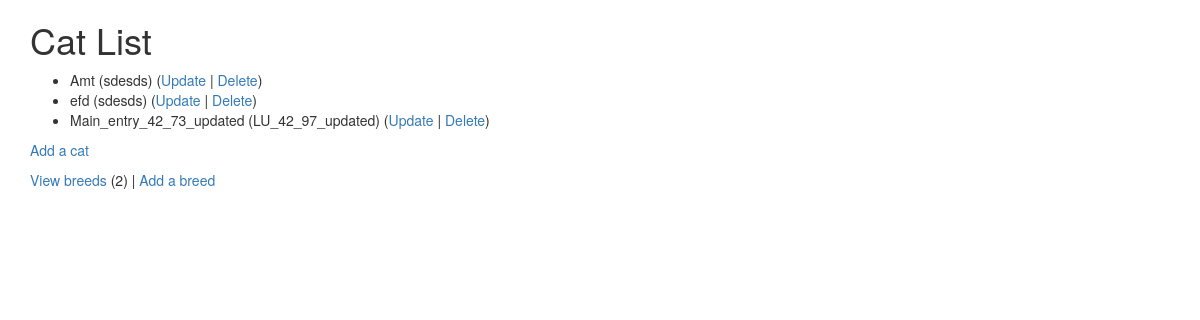
Screenshot of /cat/ (signed in) with the database file from the repository.
### autos/models.py (models this page shows)
class Cat(models.Model):
    nickname = models.CharField(max_length=200,
            help_text='Enter a make (e.g. Amy)',
            validators=[MinLengthValidator(2, "Nickname must be greater than 1 character")])
    weight = models.PositiveIntegerField()
    foods = models.CharField(max_length=250)
    breed = models.ForeignKey('Breed', on_delete=models.CASCADE, null=False)
    def __str__(self):
        return self.nickname

class Breed(models.Model):
    name = models.CharField(max_length=200)
    def __str__(self):
        return self.name

### autos/views.py (the view)
# urls.py: path('', views.CatView.as_view(), name='cat_list'),
class  CatView(LoginRequiredMixin, View):
    def get(self, request):
        ac = Cat.objects.all()
        cc = Breed.objects.all().count()
        ctx = { 'breed_count': cc, 'cat_list': ac }
        return render(request, "autos/cat_list.html", ctx)

### autos/templates/autos/cat_list.html (shortened to what this page needs)
{% extends "base_bootstrap.html" %}
{% block content %}
<h1>Cat List</h1>
{% if cat_list %}
<ul>
    {% for cat in cat_list %}
    <li>{{ cat }} ({{ cat.breed }}) (<a href="{% url 'autos:cat_update' cat.id  %}">Update</a> | <a href="{% url 'autos:cat_delete' cat.id  %}">Delete</a>)</li>
    {% endfor %}
</ul>
{% else %}
<p>No cat in the Library</p>
{% endif %}
<p><a href="{% url 'autos:cat_create' %}">Add a cat</a></p>
<p><a href="{% url 'autos:breed_list' %}">View breeds</a> ({{ breed_count  }}) | <a href="{% url 'autos:breed_create'  %}">Add a breed</a></p>
{% endblock %}

### rows the page displays
Cat: nickname "Amt", breed "sdesds"
Cat: nickname "efd", breed "sdesds"
Cat: nickname "Main_entry_42_73_updated", breed "LU_42_97_updated"

### other values shown
{{ breed_count }} "2"
